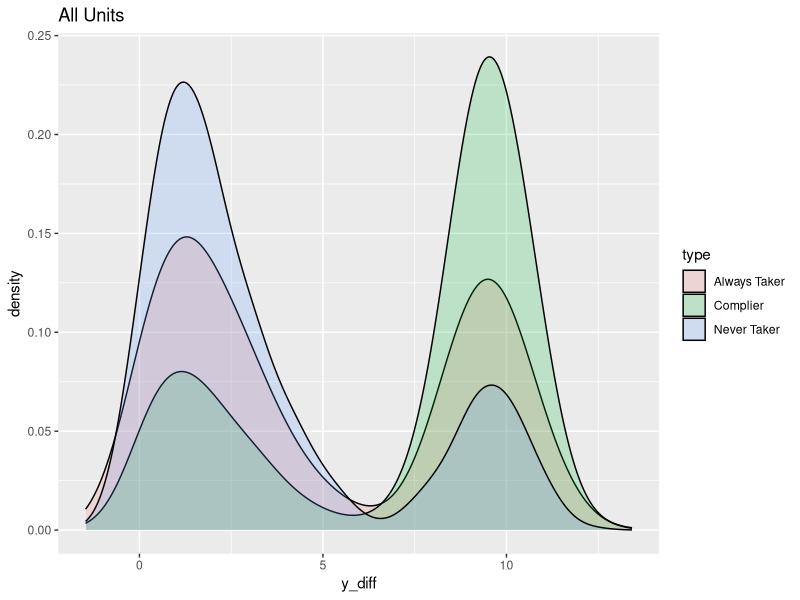
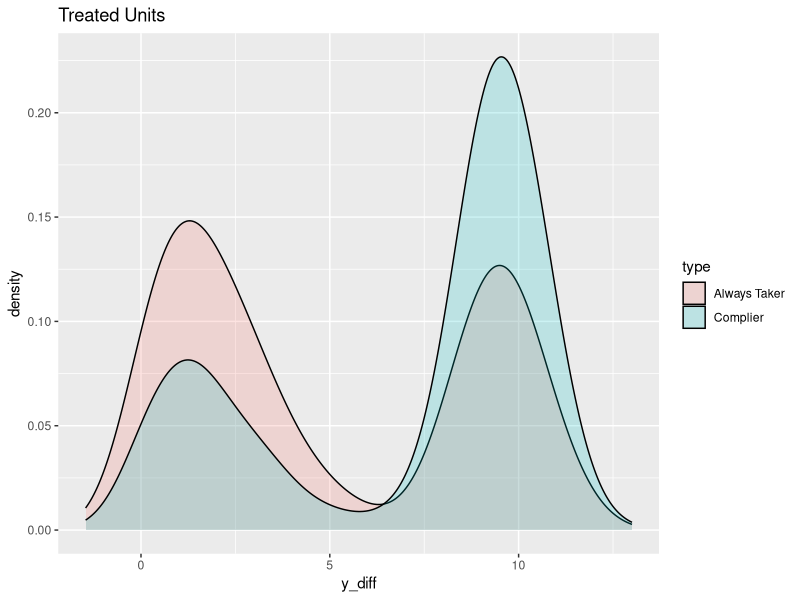
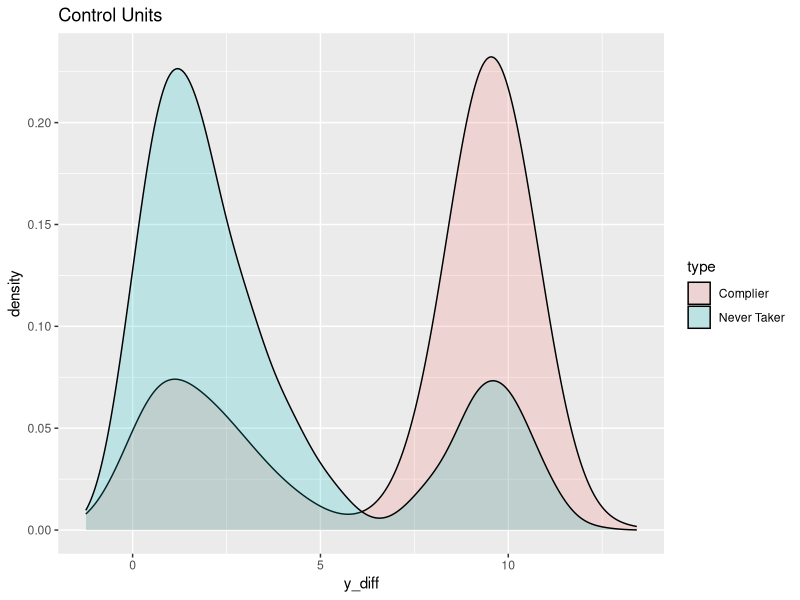

Recreate these plots in R, in order.
## ---- chunk 1
knitr::opts_chunk$set(echo = TRUE)
## ---- chunk 2
library(dplyr)
library(ggplot2)
library(AER)
## ---- chunk 3
# SIMULATE DATA

# PARAMETERS
N <- 10000
U <- rnorm(N, mean = 5, sd = 3)
b0 <- 2
b1 <- 1.5

# POTENTIAL OUTCOMES
y0 <- b0 + b1 * U + rnorm(N)
y1 <- y0 + mean(y0) + rnorm(N)
y1[which(y0 < median(y0))] <- y1[which(y0 < median(y0))] / 2

#the mean of Y0 is the treatment effect

# CREATE DATAFRAME
df <- cbind(y0, y1, U) %>% as_tibble()

# GENERATE TYPES OF COMPLIANCE
type <- rep(NA, 10000)
type[which(y1 > median(y1))] <-
  sample(c(rep('Complier', 3500), rep('Always Taker', 1000), rep('Never Taker', 500)))
type[which(y1 < median(y1))] <-
  sample(c(rep('Complier', 1500), rep('Always Taker', 1500), rep('Never Taker', 2000)))
df$type <- type

#only three categories because defiers because of the monotonicity assumption

# CREATE INSTRUMENT
df$z <- sample(c(rep(0, 5000), rep(1, 5000)))

# CREATE TREATMENT ASSIGNMENT
df <- df %>%
  mutate(d = case_when(type == 'Always Taker' ~ 1,
                       type == 'Never Taker' ~ 0,
                       (type == 'Complier' & z == 0) ~ 0,
                       (type == 'Complier' & z == 1) ~ 1))

# REAL OUTCOMES
df <- df %>% mutate(y = case_when(d == 0 ~ y0, d == 1 ~ y1))
## ---- chunk 4
# TRUE ATE
true_ate <- t.test(df$y1, df$y0, paired = TRUE)
true_ate
## ---- chunk 5
# NAIVE "ATE" - naive comparison
naive_ate <- lm(y ~ d, data = df)

true_ate
summary(naive_ate)
## ---- chunk 6
# 1. Effect of Z on Y
mean(df$y[df$z==1])-mean(df$y[df$z==0])
y.on.z <- lm(y ~ z, data = df)
summary(y.on.z)
itt_est <- coef(y.on.z)[2] # the intention to treat - they get encouraged but they are not forced to take the D

###

# 2. Effect of Z on D
mean(df$d[df$z==1])-mean(df$d[df$z==0])
d.on.z <- lm(d ~ z, data = df)
summary(d.on.z)
prop_compliers <- coef(d.on.z)[2] # proportion of compliers - important for [[Voting Paper]]

###

# 3. WALD ESTIMATE
itt_est/prop_compliers
## ---- chunk 7
# 2SLS using lm
df$d_hat <- predict(d.on.z)
iv_2sls_2 <- lm(y ~ d_hat, data = df)
summary(iv_2sls_2)

# 2SLS using ivreg
iv_2sls <- ivreg(y ~ d | z, data = df)
summary(iv_2sls)
## ---- chunk 8
df <- df %>% mutate(y_diff = y1 - y0)
p1 <- ggplot(data = df, aes(x = y_diff, fill = type)) +
  geom_density(alpha = 0.2) + ggtitle("All Units")
p1
p2 <- ggplot(data = df[df$d == 1, ], aes(x = y_diff, fill = type)) +
  geom_density(alpha = 0.2) + ggtitle("Treated Units")
p2
p3 <- ggplot(data = df[df$d == 0, ], aes(x = y_diff, fill = type)) +
  geom_density(alpha = 0.2) + ggtitle("Control Units")
p3
